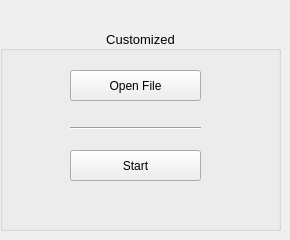
    <widget class="QWidget" name="tab">
     <attribute name="title">
      <string>File</string>
     </attribute>
     <widget class="QGroupBox" name="groupBox_script">
      <property name="geometry">
       <rect>
        <x>0</x>
        <y>30</y>
        <width>281</width>
        <height>201</height>
       </rect>
      </property>
      <property name="font">
       <font>
        <family>Arial</family>
        <pointsize>10</pointsize>
       </font>
      </property>
      <property name="title">
       <string>Customized</string>
      </property>
      <property name="alignment">
       <set>Qt::AlignCenter</set>
      </property>
      <widget class="QPushButton" name="openfile">
       <property name="geometry">
        <rect>
         <x>70</x>
         <y>40</y>
         <width>131</width>
         <height>31</height>
        </rect>
       </property>
       <property name="font">
        <font>
         <family>Arial</family>
         <pointsize>9</pointsize>
        </font>
       </property>
       <property name="text">
        <string>Open File</string>
       </property>
      </widget>
      <widget class="QPushButton" name="startfile">
       <property name="geometry">
        <rect>
         <x>70</x>
         <y>120</y>
         <width>131</width>
         <height>31</height>
        </rect>
       </property>
       <property name="font">
        <font>
         <family>Arial</family>
         <pointsize>9</pointsize>
        </font>
       </property>
       <property name="text">
        <string>Start</string>
       </property>
      </widget>
      <widget class="QLabel" name="filename">
       <property name="geometry">
        <rect>
         <x>20</x>
         <y>100</y>
         <width>131</width>
         <height>21</height>
        </rect>
       </property>
       <property name="font">
        <font>
         <family>Arial</family>
         <pointsize>9</pointsize>
        </font>
       </property>
       <property name="text">
        <string/>
       </property>
      </widget>
      <widget class="Line" name="line">
       <property name="geometry">
        <rect>
         <x>70</x>
         <y>90</y>
         <width>131</width>
         <height>16</height>
        </rect>
       </property>
       <property name="orientation">
        <enum>Qt::Horizontal</enum>
       </property>
      </widget>
     </widget>
    </widget>
